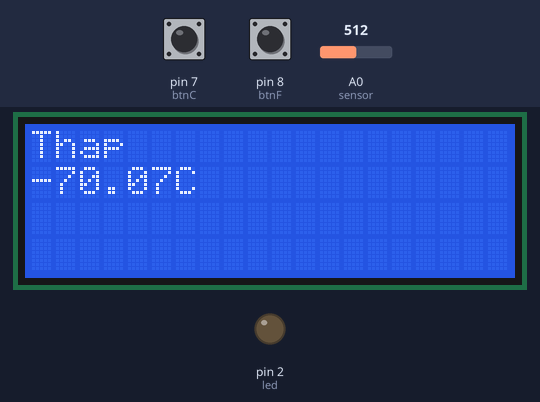
Bench run of a sketch on a simulated Arduino Uno, built with avr-gcc and run on an emulated ATmega328P. On the bench: 20×4 character LCD, output pins drawn as LEDs (lit = HIGH). Inputs (shaded band) come from the test bench; at power-on: A0 (sensor) = 512, pin 8 (btnF) LOW, pin 7 (btnC) LOW.

Above: at 1.2 s.
1.3 s: A0 (sensor) set to 670
At 2.8 s:
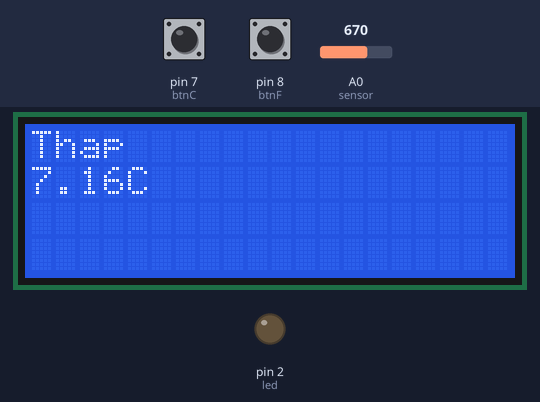
3.6 s: A0 (sensor) set to 701
At 5.1 s:
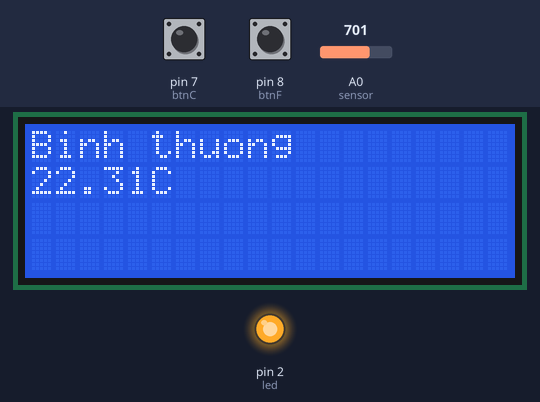
5.6 s: pin 8 (btnF) pulled HIGH for 1 s
At 6.6 s:
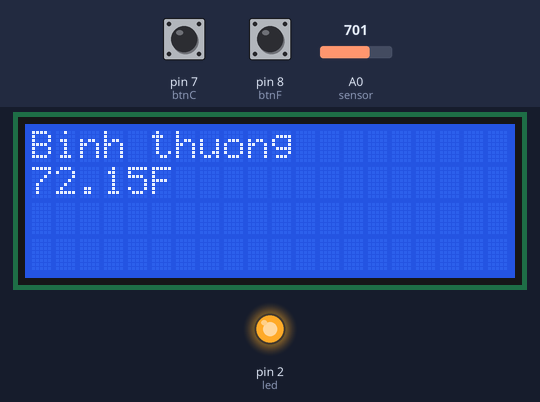
8.1 s: A0 (sensor) set to 511
At 9.0 s:
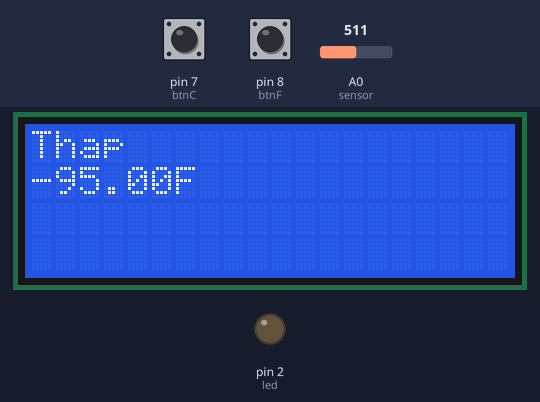
9.8 s: A0 (sensor) set to 346
At 11.3 s:
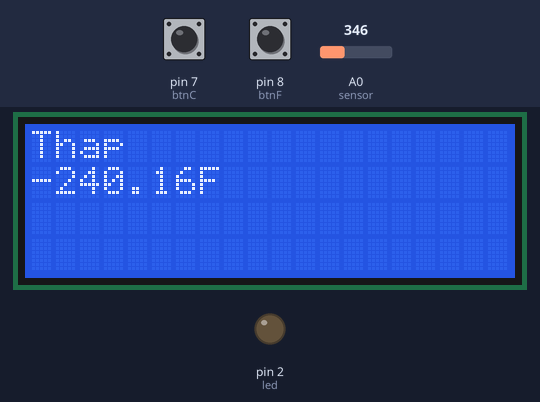
11.8 s: A0 (sensor) set to 310
At 13.5 s:
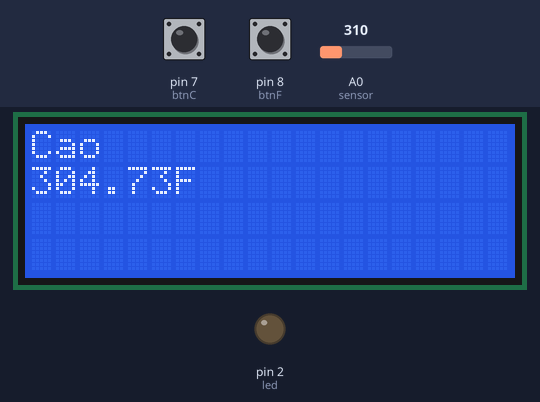
Timing chart, 0 to 14.9 s (numbered marks = the images above; inputs shaded):
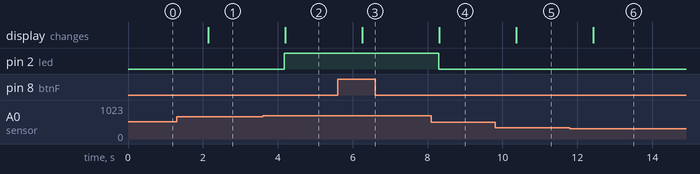

Measured:
- the behaviour switches between 686 and 687 on A0 (sensor) (found by bisection; images 1 and 2)
- the behaviour switches between 328 and 327 on A0 (sensor) (found by bisection; images 5 and 6)
- after the input at 1.3 s, the display: changes after 0.84 s (image 1)
- after the input at 3.6 s, pin 2 (led): LOW → HIGH after 0.58 s; the display: changes after 0.60 s (image 2)
- after the input at 5.6 s, the display: changes after 0.66 s (image 3)
- after the input at 8.1 s, pin 2 (led): HIGH → LOW after 0.20 s; the display: changes after 0.22 s (image 4)
- after the input at 9.8 s, the display: changes after 0.57 s (image 5)
- after the input at 11.8 s, the display: changes after 0.62 s (image 6)

The sketch:

bai9.ino
```cpp
#include <LiquidCrystal_I2C.h>

LiquidCrystal_I2C lcd(0x27,20,4);

int sensor = A0;
int led = 2;
int btnC = 7;
int btnF = 8;

bool C = true;
String nhietDo = "";
long long prevMillis = 0;

void setup() {
  // put your setup code here, to run once:
  lcd.init();
  lcd.backlight();
  pinMode(led, OUTPUT);
  pinMode(btnC, INPUT);
  pinMode(btnF, INPUT);
}

void loop() {
  // put your main code here, to run repeatedly
  long long curMillis = millis();
  int curBtnC = digitalRead(btnC);
  int curBtnF = digitalRead(btnF);

  int readingTotal = 0;
  for (int i = 0; i < 100; i++) {
    readingTotal += analogRead(sensor);
  }
  float reading = readingTotal / 100.0;
  float voltage = reading * 5.0 / 1023.0;
  float tempC = voltage * 100;
  float tempF = (tempC * 1.8) + 32;

  if (curBtnC == HIGH) {
    C = true;
  }
  if (curBtnF == HIGH) {
    C = false;
  }

  if (tempC < 15) {
    nhietDo = "Thap";
    digitalWrite(led, LOW);
  } else if (tempC > 40) {
    nhietDo = "Cao";
    if (curMillis - prevMillis <= 500) {
      digitalWrite(led, HIGH);
    } else if (curMillis - prevMillis <= 1000) {
      digitalWrite(led, LOW);
    } else {
      prevMillis = curMillis;
    }
  } else {
    nhietDo = "Binh thuong";
    digitalWrite(led, HIGH);
  }

  lcd.clear();
  lcd.setCursor(0, 0);
  lcd.print(nhietDo);
  lcd.setCursor(0, 1);
  if (C) {
    lcd.print(tempC);
    lcd.print("C");
  } else {
    lcd.print(tempF);
    lcd.print("F");
  }
  delay(1000);
}
```
